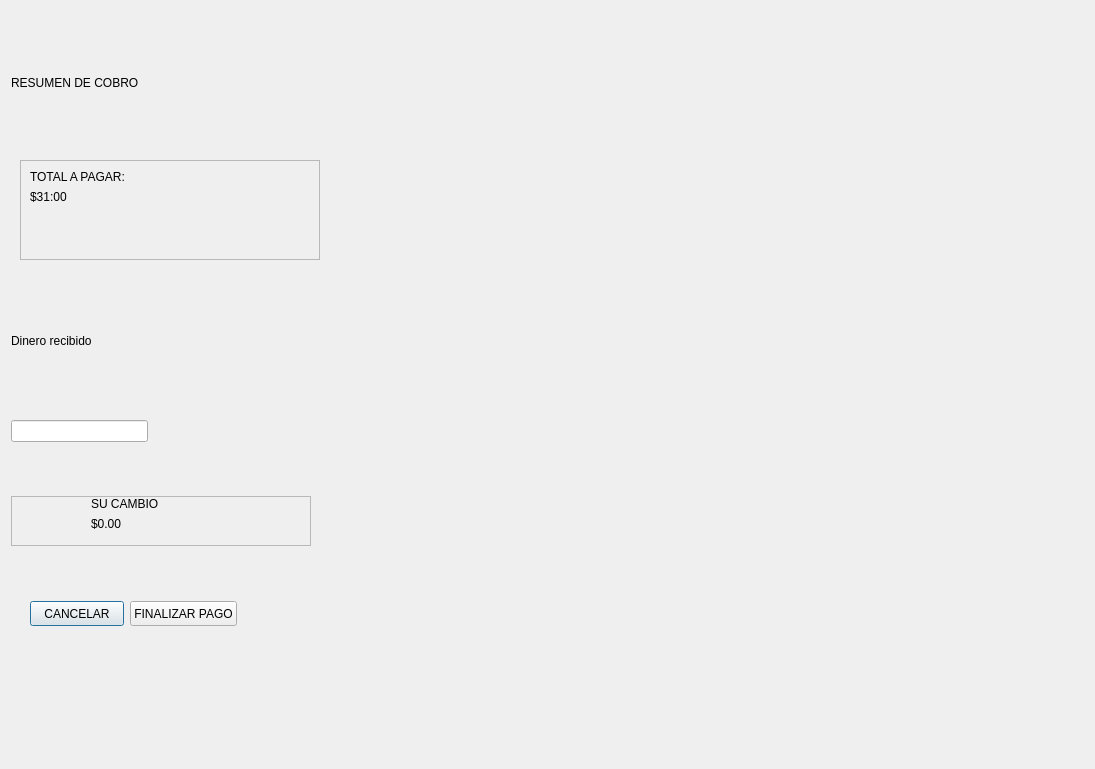
<?xml version="1.0" encoding="UTF-8"?>
<ui version="4.0">
 <class>Dialog</class>
 <widget class="QDialog" name="Dialog">
  <property name="geometry">
   <rect>
    <x>0</x>
    <y>0</y>
    <width>1095</width>
    <height>769</height>
   </rect>
  </property>
  <property name="windowTitle">
   <string>Dialog</string>
  </property>
  <widget class="QLabel" name="label">
   <property name="geometry">
    <rect>
     <x>11</x>
     <y>58</y>
     <width>300</width>
     <height>50</height>
    </rect>
   </property>
   <property name="minimumSize">
    <size>
     <width>300</width>
     <height>50</height>
    </size>
   </property>
   <property name="maximumSize">
    <size>
     <width>300</width>
     <height>50</height>
    </size>
   </property>
   <property name="text">
    <string>RESUMEN DE COBRO</string>
   </property>
  </widget>
  <widget class="QFrame" name="frame">
   <property name="geometry">
    <rect>
     <x>20</x>
     <y>160</y>
     <width>300</width>
     <height>100</height>
    </rect>
   </property>
   <property name="minimumSize">
    <size>
     <width>300</width>
     <height>100</height>
    </size>
   </property>
   <property name="maximumSize">
    <size>
     <width>300</width>
     <height>100</height>
    </size>
   </property>
   <property name="frameShape">
    <enum>QFrame::StyledPanel</enum>
   </property>
   <property name="frameShadow">
    <enum>QFrame::Raised</enum>
   </property>
   <layout class="QFormLayout" name="formLayout">
    <item row="0" column="0">
     <widget class="QLabel" name="label_2">
      <property name="text">
       <string>TOTAL A PAGAR:</string>
      </property>
     </widget>
    </item>
    <item row="1" column="0">
     <widget class="QLabel" name="label_5">
      <property name="text">
       <string>$31:00</string>
      </property>
     </widget>
    </item>
   </layout>
  </widget>
  <widget class="QLabel" name="label_3">
   <property name="geometry">
    <rect>
     <x>11</x>
     <y>316</y>
     <width>300</width>
     <height>50</height>
    </rect>
   </property>
   <property name="minimumSize">
    <size>
     <width>300</width>
     <height>50</height>
    </size>
   </property>
   <property name="maximumSize">
    <size>
     <width>300</width>
     <height>50</height>
    </size>
   </property>
   <property name="text">
    <string>Dinero recibido</string>
   </property>
  </widget>
  <widget class="QFrame" name="frame_3">
   <property name="geometry">
    <rect>
     <x>11</x>
     <y>496</y>
     <width>300</width>
     <height>50</height>
    </rect>
   </property>
   <property name="minimumSize">
    <size>
     <width>300</width>
     <height>50</height>
    </size>
   </property>
   <property name="maximumSize">
    <size>
     <width>300</width>
     <height>50</height>
    </size>
   </property>
   <property name="frameShape">
    <enum>QFrame::StyledPanel</enum>
   </property>
   <property name="frameShadow">
    <enum>QFrame::Raised</enum>
   </property>
   <widget class="QLabel" name="label_4">
    <property name="geometry">
     <rect>
      <x>80</x>
      <y>0</y>
      <width>81</width>
      <height>16</height>
     </rect>
    </property>
    <property name="text">
     <string>SU CAMBIO</string>
    </property>
   </widget>
   <widget class="QLabel" name="label_6">
    <property name="geometry">
     <rect>
      <x>80</x>
      <y>20</y>
      <width>55</width>
      <height>16</height>
     </rect>
    </property>
    <property name="text">
     <string>$0.00</string>
    </property>
   </widget>
  </widget>
  <widget class="QLineEdit" name="lineEdit">
   <property name="geometry">
    <rect>
     <x>11</x>
     <y>420</y>
     <width>137</width>
     <height>22</height>
    </rect>
   </property>
  </widget>
  <widget class="QWidget" name="">
   <property name="geometry">
    <rect>
     <x>30</x>
     <y>600</y>
     <width>207</width>
     <height>27</height>
    </rect>
   </property>
   <layout class="QHBoxLayout" name="horizontalLayout_2">
    <item>
     <widget class="QPushButton" name="pushButton">
      <property name="maximumSize">
       <size>
        <width>100</width>
        <height>25</height>
       </size>
      </property>
      <property name="text">
       <string>CANCELAR</string>
      </property>
     </widget>
    </item>
    <item>
     <widget class="QPushButton" name="pushButton_2">
      <property name="maximumSize">
       <size>
        <width>130</width>
        <height>25</height>
       </size>
      </property>
      <property name="text">
       <string>FINALIZAR PAGO</string>
      </property>
     </widget>
    </item>
   </layout>
  </widget>
 </widget>
 <resources/>
 <connections/>
</ui>
